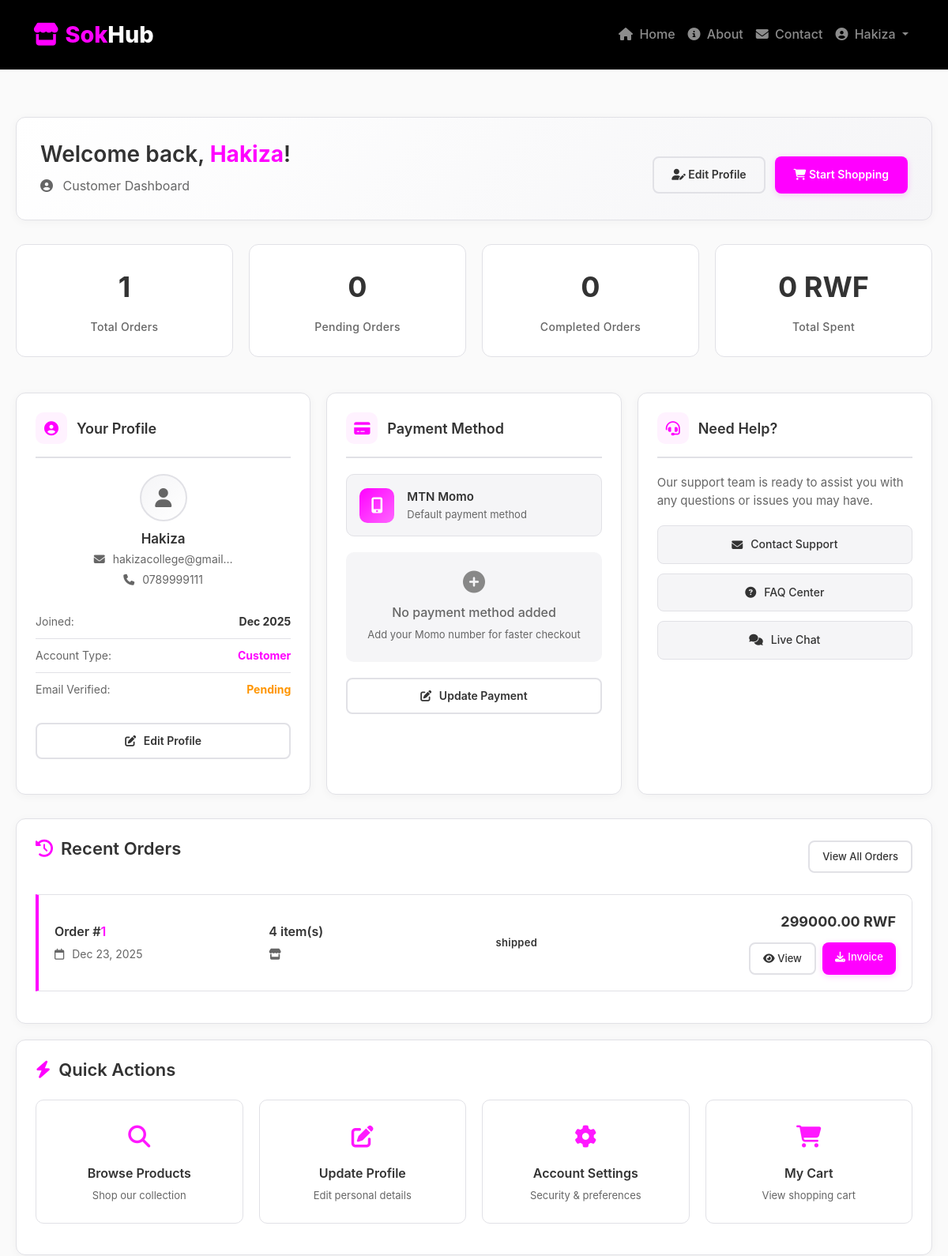
The page /customer/customer_dashboard/ (signed in, upper part) on the database as committed earlier.
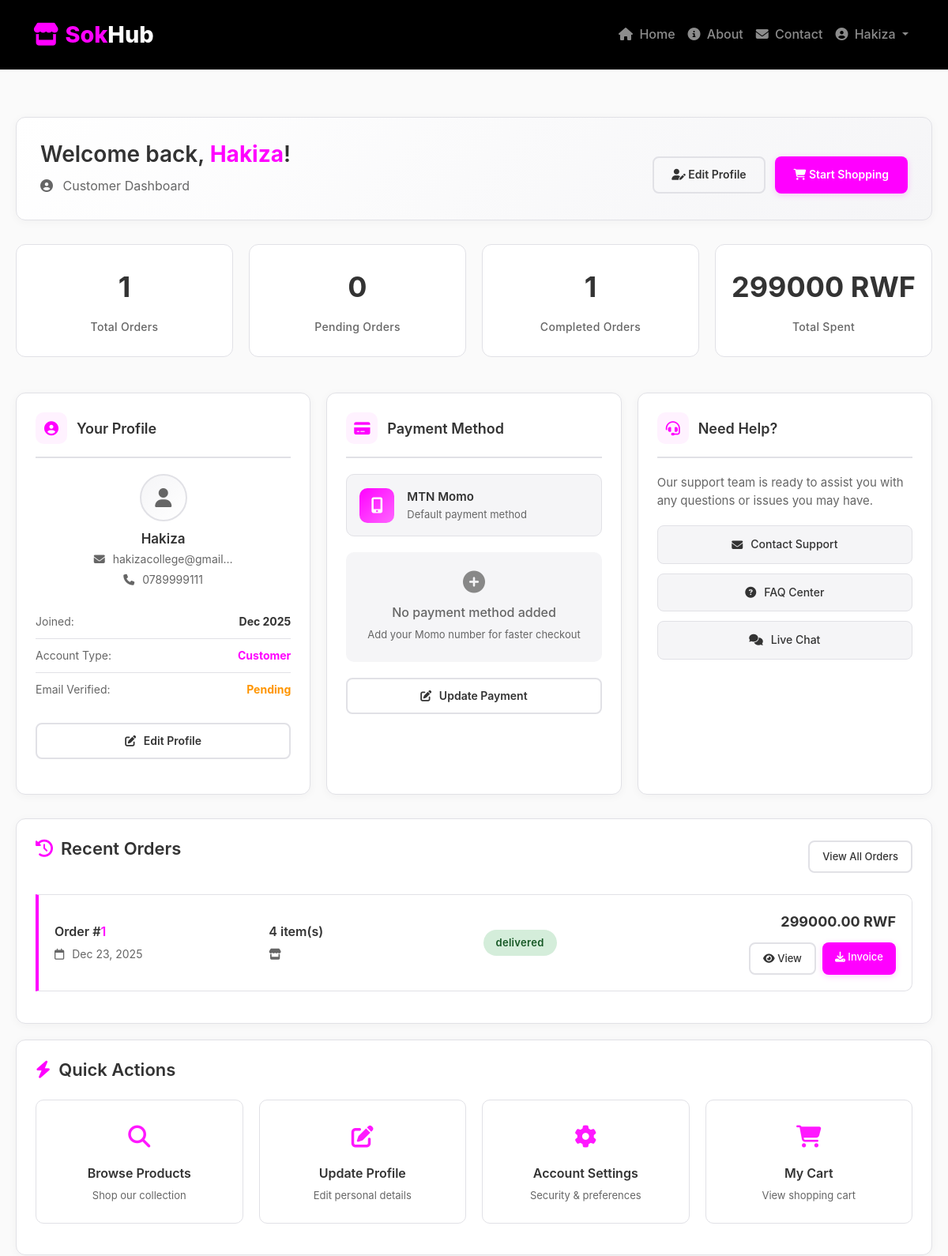
The same page on the database as committed later.
### order/models.py (models this page shows, shortened)
class Order(models.Model):
    STATUS_CHOICES = (
        ('pending', 'Pending'),
        ('confirmed', 'Confirmed'),
        ('processing', 'Processing'),
        ('shipped', 'Shipped'),
        ('delivered', 'Delivered'),
        ('cancelled', 'Cancelled'),
        ('refunded', 'Refunded'),
    )
    PAYMENT_STATUS_CHOICES = (
        ('pending', 'Pending'),
        ('processing', 'Processing'),
        ('completed', 'Completed'),
        ('failed', 'Failed'),
        ('refunded', 'Refunded'),
    )
    PAYMENT_METHOD_CHOICES = (
        ('momo', 'MTN Momo'),
        ('cash', 'Cash on Delivery'),
        ('card', 'Credit Card'),
    )
    order_number = models.CharField(max_length=20, unique=True, editable=False)
    short_code = models.CharField(max_length=8, unique=True, editable=False)
    customer = models.ForeignKey('customer.User', on_delete=models.CASCADE,
                                related_name='orders', limit_choices_to={'user_type': 'customer'})
    vendor = models.ForeignKey('customer.User', on_delete=models.CASCADE,
                              related_name='vendor_orders', limit_choices_to={'user_type': 'vendor'},
                              null=True, blank=True)
    shipping_address = models.TextField()
    shipping_city = models.CharField(max_length=100)
    shipping_phone = models.CharField(max_length=15)
    shipping_notes = models.TextField(blank=True, null=True)
    payment_method = models.CharField(max_length=20, choices=PAYMENT_METHOD_CHOICES, default='momo')
    payment_status = models.CharField(max_length=20, choices=PAYMENT_STATUS_CHOICES, default='pending')
    momo_number = models.CharField(max_length=15, blank=True, null=True)
    momo_transaction_id = models.CharField(max_length=100, blank=True, null=True)
    payment_date = models.DateTimeField(null=True, blank=True)
    status = models.CharField(max_length=20, choices=STATUS_CHOICES, default='pending')
    status_changed_at = models.DateTimeField(auto_now_add=True)
    subtotal = models.DecimalField(max_digits=10, decimal_places=2, default=0)
    shipping_cost = models.DecimalField(max_digits=10, decimal_places=2, default=0)
    tax_amount = models.DecimalField(max_digits=10, decimal_places=2, default=0)
    discount_amount = models.DecimalField(max_digits=10, decimal_places=2, default=0)
    total_amount = models.DecimalField(max_digits=10, decimal_places=2, default=0)
    invoice_pdf = models.FileField(upload_to='invoices/', null=True, blank=True)
    invoice_number = models.CharField(max_length=20, unique=True, editable=False)
    customer_notes = models.TextField(blank=True, null=True)
    delete_requested = models.BooleanField(default=False)
    delete_request_reason = models.TextField(blank=True, null=True)
    delete_requested_at = models.DateTimeField(null=True, blank=True)
    delete_approved = models.BooleanField(default=False)
    delete_approved_by = models.ForeignKey('customer.User', on_delete=models.SET_NULL,
                                          null=True, blank=True, related_name='approved_deletions')
    delete_approved_at = models.DateTimeField(null=True, blank=True)
    created_at = models.DateTimeField(auto_now_add=True)
    updated_at = models.DateTimeField(auto_now=True)
    delivered_at = models.DateTimeField(null=True, blank=True)
    class Meta:
        ordering = ['-created_at']
        indexes = [
            models.Index(fields=['order_number']),
            models.Index(fields=['customer', 'status']),
            models.Index(fields=['vendor', 'status']),
            models.Index(fields=['status', 'payment_status']),
            models.Index(fields=['created_at']),
        ]

### customer/views.py (the view)
# urls.py: path("customer_dashboard/", views.customer_dashboard, name="customer_dashboard"),
@login_required
@customer_required
def customer_dashboard(request):
    user = request.user
    customer_orders = Order.objects.filter(customer=user).order_by('-created_at')
    total_orders = customer_orders.count()
    pending_orders = customer_orders.filter(status='pending').count()
    completed_orders = customer_orders.filter(status__in=['completed', 'delivered']).count()
    total_spent = customer_orders.filter(
        status__in=['completed', 'delivered']
    ).aggregate(Sum('total_amount'))['total_amount__sum'] or 0
    recent_orders = customer_orders[:5]
    context = {
        'user': user,
        'customer_profile': user.customerprofile,
        'recent_orders': recent_orders,
        'total_orders': total_orders,
        'pending_orders': pending_orders,
        'completed_orders': completed_orders,
        'total_spent': total_spent,
        'theme': {
            'primary': "#F5EDED",
            'accent': '#FF00FF',
            'background': "#c0edca",
            'text': "#120101"
        }
    }
    return render(request, 'consumer/dashboard.html', context)

### customer/Decorator.py (called while the page is built)
def customer_required(view_func):
    @wraps(view_func)
    def _wrapped_view(request, *args, **kwargs):
        if not request.user.is_authenticated:
            messages.error(request, 'Please login to access this page.')
            return redirect('login')
        if not hasattr(request.user, 'user_type'):
            messages.error(request, 'Invalid user account.')
            return redirect('home')
        if request.user.user_type != 'customer':
            messages.error(request, 'Access denied. Customer account required.')
            return redirect('home')
        return view_func(request, *args, **kwargs)
    return _wrapped_view

### customer/templates/consumer/dashboard.html (shortened to what the changed rows need)
{% extends "base.html" %}
{% block content %}
<div class="dashboard-container">
    <div class="welcome-header">
        <div style="display: flex; justify-content: space-between; align-items: center; flex-wrap: wrap;">
            <div>
                <h1>Welcome back, <span class="highlight">{{ user.username }}</span>!</h1>
            </div>
        </div>
    </div>
    <div
        style="display: grid; grid-template-columns: repeat(auto-fit, minmax(220px, 1fr)); gap: 20px; margin-bottom: 30px;">
        <div class="stat-box">
            <span class="stat-number">{{ completed_orders }}</span>
            <span class="stat-label">Completed Orders</span>
        </div>
        <div class="stat-box">
            <span class="stat-number">{{ total_spent|floatformat:0 }} RWF</span>
            <span class="stat-label">Total Spent</span>
        </div>
    </div>
    <div>
        <div class="simple-card">
            <div style="display: flex; justify-content: space-between; align-items: center; margin-bottom: 24px;">
                <h2 class="section-title">
                    <i class="fas fa-history"></i>
                    Recent Orders
                </h2>
            </div>
            {% if recent_orders %}
            {% for order in recent_orders %}
            <div class="order-card">
                <div
                    style="display: grid; grid-template-columns: repeat(auto-fit, minmax(220px, 1fr)); gap: 20px; align-items: center;">
                    <div>
                        <div class="order-id">Order #<span>{{ order.id }}</span></div>
                        <div style="color: var(--text-medium); font-size: 14px; margin-top: 4px;">
                            <i class="far fa-calendar" style="margin-right: 6px;"></i>
                            {{ order.created_at|date:"M d, Y" }}
                        </div>
                    </div>
                    <div>
                        <div style="font-weight: 600; color: var(--text-dark);">{{ order.items.count }} item(s)</div>
                        <div style="color: var(--text-medium); font-size: 14px; margin-top: 4px;">
                            <i class="fas fa-store" style="margin-right: 6px;"></i>
                        </div>
                    </div>
                    <div>
                        <span class="status-badge status-{{ order.status|lower }}">
                            {{ order.status }}
                        </span>
                    </div>
                    <div style="text-align: right;">
                        <div style="font-weight: 700; font-size: 18px; color: var(--text-dark);">
                            {{ order.total_amount }} RWF
                        </div>
                        <div style="margin-top: 12px; display: flex; gap: 8px; justify-content: flex-end;">
                            <a href="{% url 'customer_order_detail' order.order_number %}"
                                class="btn-secondary btn-small">
                                <i class="fas fa-eye"></i> View
                            </a>
                            <a href="{% url 'download_invoice' order.order_number %}" class="btn-primary btn-small">
                                <i class="fas fa-download"></i> Invoice
                            </a>
                        </div>
                    </div>
                </div>
            </div>
            {% endfor %}
            {% endif %}
        </div>
        <div class="simple-card">
            <h2 class="section-title" style="margin-bottom: 24px;">
                <i class="fas fa-bolt"></i>
                Quick Actions
            </h2>
        </div>
    </div>
</div>
{% endblock %}

Rows that differ between the two databases and show on the page:
changed Order id 1: status "shipped" → "delivered"
Other text that changed with them:
{{ completed_orders }}: "0" → "1"
{{ total_spent|floatformat:0 }}: "0" → "299000"
